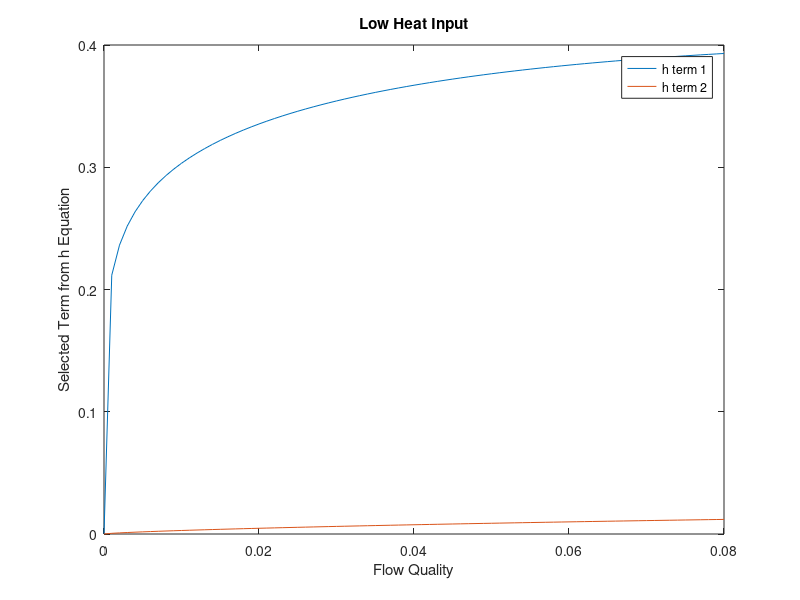
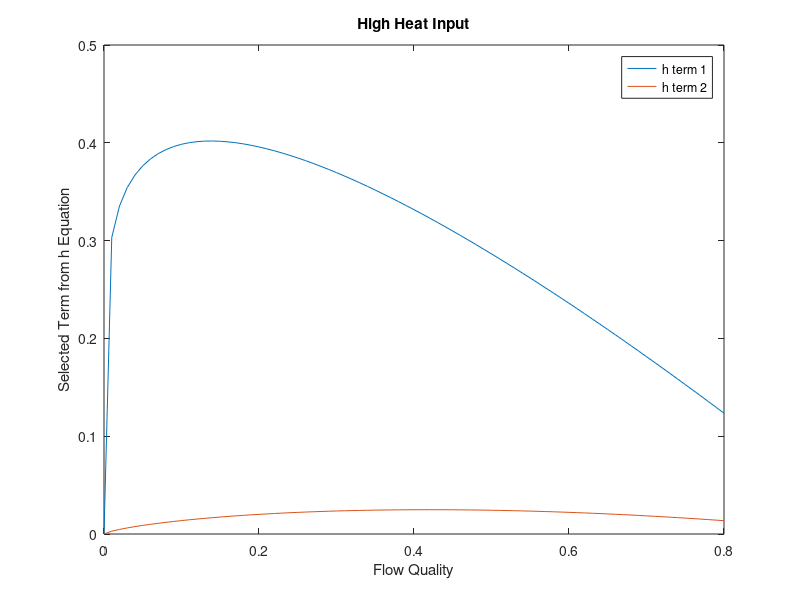

MATLAB code for these plots, in order: (Note: this script raises an error after producing the figures.)
%% Test for heat transfer coefficient equation

clc;clear

x_low = 0:0.001:0.08;
x_high = 0:0.01:0.8;

term1_low = x_low.^(0.16).*(1-x_low).*(0.64);
term2_low = x_low.^(0.72).*(1-x_low).*(0.08);

term1_high = x_high.^(0.16).*(1-x_high).*(0.64);
term2_high = x_high.^(0.72).*(1-x_high).*(0.08);

figure;
plot(x_low, term1_low);
hold on;
plot(x_low, term2_low);
title('Low Heat Input');
xlabel('Flow Quality');
ylabel('Selected Term from h Equation');
legend('h term 1', 'h term 2');

figure;
plot(x_high, term1_high);
hold on;
plot(x_high, term2_high);
title('High Heat Input');
xlabel('Flow Quality');
ylabel('Selected Term from h Equation');
legend('h term 1', 'h term 2');

%% Test for full version of the pressure drop equation (11/24/19)
clear;clc

W = 0.5;
D = 0.1;
A = 0.25*pi*D*D;
P0 = 100000;
pressure = zeros(1,1000);
pressure_drop = zeros(1,999);
v_f = 1/958.05;
v_g = 1/0.590;
v_fg = v_g - v_f;
h_fg = 2256E03;
q_flux = 1e7;
G = W/A;
MU_f = 0.0002814;
MU_v = 11.97E-06;
theta = 0;

x = linspace(0,0.8,1000);

KE = zeros(1, length(x));
Fric = zeros(1, length(x));
Acc = zeros(1, length(x));
Grav = zeros(1, length(x));
Compress = zeros(1, length(x));
Flash = zeros(1, length(x));

pressure(1) = P0;
L = 1;
dz = L/length(x);

for j = 1:length(x)
    if G*D/ MU_f < 2300 %Determining c and n constants for two-phase friction factor
        c = 16;
        N = 1; % Capital N to avoid mixing up loop index (don't use n in the future)
    elseif G*D/MU_f > 20000
        c = 0.046;
        N = 0.20;
    else 
        c = 0.079;
        N = 0.25;
    end

    ffo = c/(G*D/MU_f)^N; 
    MU_bar = x(j)*MU_v...
        + (1-x(j))*MU_f;
    fTP = ffo*(MU_bar/MU_f)^N;
    
    KE(j) = KE_PhaseChange(G, h_fg, v_f, v_g, v_fg, x(j));
    Fric(j) = dP_Friction(D, fTP, G, v_f, v_fg, x(j));
    Grav(j) = dP_Gravity(theta, v_f, v_fg, x(j));
    Acc(j) = dP_Acceleration(D, G, h_fg, q_flux, v_fg, W);
    Compress(j) = 1e-06*Compressibility(G, pressure(j), x(j));
    Flash(j) = 1e-06*Flashing(G, h_fg, pressure(j), v_fg, x(j));
    
    pressure_drop(j) = dz*(KE(j)*Fric(j) + Acc(j) + Grav(j))/(KE(j) + Compress(j) - Flash(j));
    pressure(j + 1) = pressure(j) - pressure_drop(j);
    
end

%% Test for void fraction plot shape (12/2/19)

% RHO_v = 0.590;
% RHO_f = 958.05;
P = linspace(0.101330, 0.050000, 1000);
z = linspace(0,1,1000);
x = linspace(0,1,1000);
v_g = 0.1909.*(P).^(-0.96);
rho_g = 1./v_g;
v_f = - 3e-07.*(P).^6 + 4e-06.*(P).^5 - 3e-05.*(P).^4 + 1e-04.*(P).^3 - 0.0002.*(P).^2 + 0.0002.*(P) + 0.001;
rho_f = 1./v_f;
alpha = 1./(1 + rho_g./rho_f.*(1 - x)./x);


plot(z, alpha);

%% Quick observations for flashing terms (12/18/19)
% also testing pressure drops with and without flashing terms
figure;
plot(z(2:250), reshape(Flash(1,1,1,1,:), 1, []));
hold on;
plot(z(2:250), reshape(Flash(1,10,1,1,:), 1, []));

% Incremental Pressure Drop
figure;
plot(z(2:length(z)), reshape(pressure_inc(1,1,1,1,:), 1, []));
hold on;
plot(z(2:length(z)), reshape(pressure_inc2(1,1,1,1,:), 1, []));
xlabel('Axial Distance (m)');
ylabel('Incremental Pressure Drop (Pa)');
legend('Neglecting C and F', 'Including C and F');
t = sprintf('Heat input = %3.2f kW, Inlet diameter = %3.2f m, Pipe angle = %3.1f deg.', 0.001*heat_input(1), inlet_diameter(1), pipe_angle(1));
title(t);

% Cumulative Pressure Drop
% figure;
% plot(z(2:length(z)), cumsum(reshape(pressure_inc(1,1,1,1,:), 1, [])));
% xlabel('Axial Distance (m)');
% ylabel('Cumulative Pressure Drop (Pa)');

% Total Pressure Drop

%% Testing my assumptions about faulty normalizations for the heat transfer coefficient (12/18/19)

% These plots are midleading and dont really tell me anything. Use
% histograms instead
figure;
plot(normalized_h_inv, normalized_h_inv, 'r.', 'MarkerSize', 10);
title('Normalized Inverse Heat Transfer Coefficient');

figure;
plot(h_inverse, h_inverse, 'r.', 'MarkerSize', 10);
title('Inverse Heat Transfer Coefficient');

figure;
plot(normalized_pressure, normalized_pressure, 'r.', 'MarkerSize', 10);
title('Normalized Pressure Drop');

% Plot regular pressure drop vs. regular pressure drop

figure;
plot(distance, distance, 'r.', 'MarkerSize', 10);
title('Distance');

%% (12/18/19)
% Histograms for the output data
% subplot(1,2);
[n, xout] = hist(pressure_drop);
bar(xout, n, 1);
% hold on;
% [n2, xout2] = hist(normalized_h_inv);
% bar(xout2, n2, 1);
xlabel('Pressure Drop');
% ylim([0 20]);
ylabel('Percentage of Occurences');
t = sprintf('Heat input = %3.2f kW, Inlet diameter = %3.2f m, Pipe angle = %3.1f deg.', 0.001*heat_input(1), inlet_diameter(1), pipe_angle(1));
title(t);
